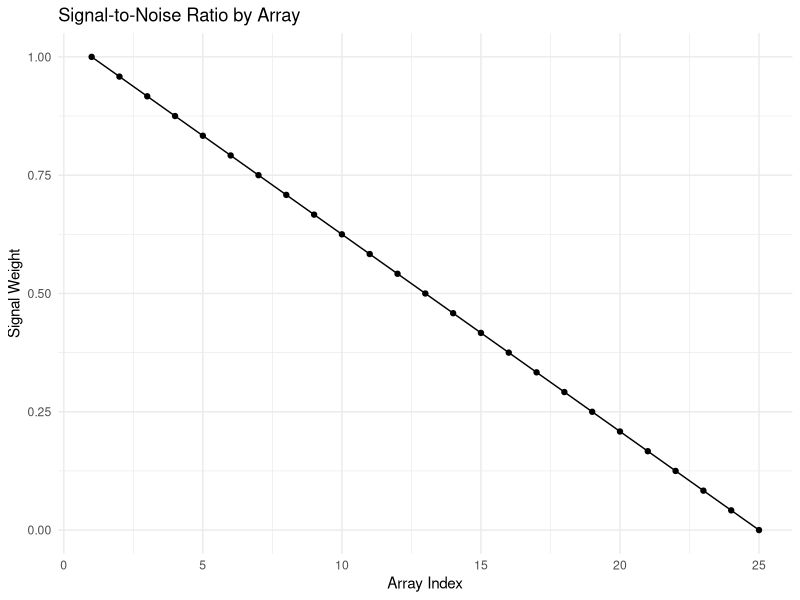
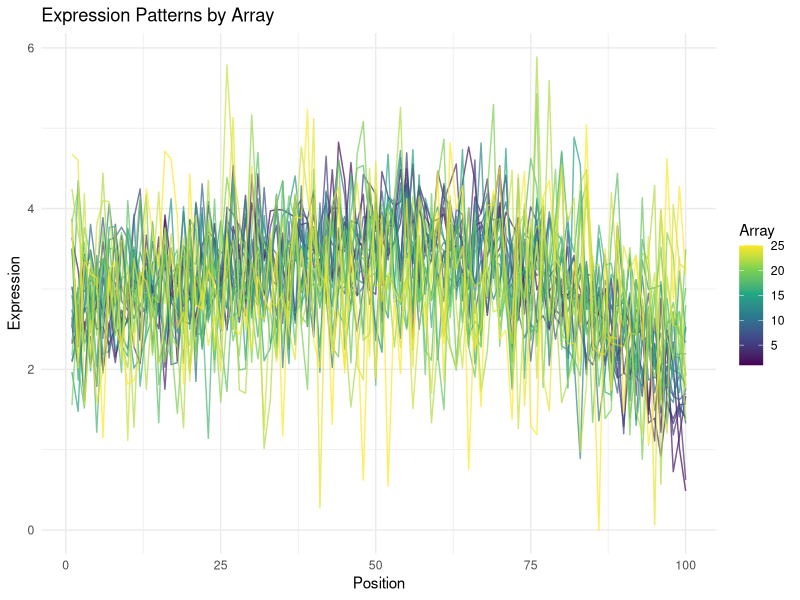
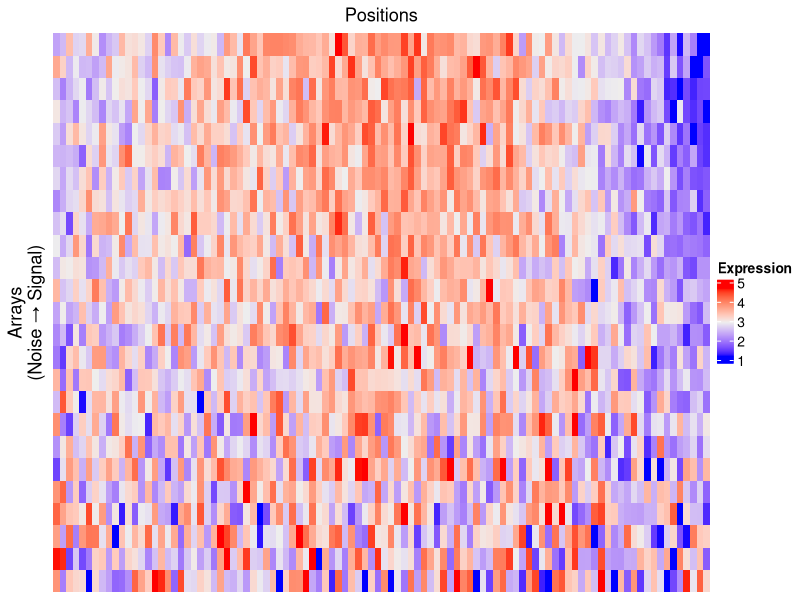

Write the R code that produced these figures, in order. (Note: this script raises an error after producing the figures.)
## ---- chunk 1
knitr::opts_chunk$set(echo = TRUE)
knitr::opts_knit$set(root.dir = '/home/gilberthan/Desktop/disk2/202409_tooth')
## ---- chunk 2
generate_simulation_data <- function(
    n_arrays = 25,  # total number of arrays
    n_positions = 100,
    base_expression = 3,
    signal_strength = 2,
    signal_noise_sd = 0.5,
    overdispersion = 4,
    noise_sd = 1,
    seed = 123
) {
    set.seed(seed)
    
    # Generate position vector
    x <- seq(0, 1, length.out = n_positions)
    
    # Create polynomial signal pattern
    true_signal <- base_expression +
        signal_strength * (-x^3 + 0.5*x^2 + 0.3*x)  # cubic polynomial
    
    # Ensure signal is positive
    true_signal <- true_signal - min(true_signal) + 1
    
    # Create empty matrix
    sim_data <- matrix(
        NA,
        nrow = n_arrays,
        ncol = n_positions,
        dimnames = list(
            paste0("Array", 1:n_arrays),
            paste0("Pos", 1:n_positions)
        )
    )
    
    # Create mixing weights from signal to noise
    mixing_weights <- seq(1, 0, length.out = n_arrays)
    
    # Generate arrays with gradually changing signal-to-noise ratio
    for(i in 1:n_arrays) {
        # Mix signal and noise based on weight
        weight <- mixing_weights[i]
        
        # Generate signal component
        signal_component <- true_signal + rnorm(n_positions, mean = 0, sd = signal_noise_sd)
        
        # Generate noise component
        noise_component <- rnorm(n_positions, mean = base_expression, sd = noise_sd)
        
        # Mix signal and noise
        mixed_signal <- weight * signal_component + (1 - weight) * noise_component
        
        # Ensure positivity
        sim_data[i, ] <- pmax(mixed_signal, 0)
    }
    
    return(list(
        data = sim_data,
        x = x,
        true_signal = true_signal,
        mixing_weights = mixing_weights
    ))
}

# Generate data
simuData <- generate_simulation_data(signal_strength =  8,signal_noise_sd = 0.5)

## ---- chunk 3

# Visualize the results
library(ggplot2)
library(tidyr)
library(dplyr)

# Create heatmap
library(ComplexHeatmap)
library(circlize)

# Define color scheme
col_fun <- colorRamp2(
    c(min(simuData$data), mean(simuData$data), max(simuData$data)),
    c("blue", "white", "red")
)

pdf("results/trajectory/20241210_conserved_model_validation/20241211_simudata2_heatmap.pdf")
# Create heatmap
Heatmap(simuData$data,
        cluster_rows = FALSE,
        cluster_columns = FALSE,
        name = "Expression",
        row_title = "Arrays\n(Noise → Signal)",
        column_title = "Positions",show_row_names = F,show_column_names = F)

dev.off()

## ---- chunk 4
# Plot signal-to-noise ratio
plot_data <- data.frame(
    Array = 1:length(simuData$mixing_weights),
    Weight = simuData$mixing_weights
)

ggplot(plot_data, aes(x = Array, y = Weight)) +
    geom_line() +
    geom_point() +
    theme_minimal() +
    labs(title = "Signal-to-Noise Ratio by Array",
         y = "Signal Weight",
         x = "Array Index")

# Plot individual arrays
plot_data_long <- as.data.frame(simuData$data) %>%
    mutate(Array = row_number()) %>%
    pivot_longer(cols = starts_with("Pos"),
                names_to = "Position",
                values_to = "Expression") %>%
    mutate(Position = as.numeric(gsub("Pos", "", Position)))

ggplot(plot_data_long, aes(x = Position, y = Expression, group = Array, color = Array)) +
    geom_line(alpha = 0.7) +
    scale_color_viridis_c() +
    theme_minimal() +
    labs(title = "Expression Patterns by Array",
         x = "Position",
         y = "Expression")

## ---- chunk 5
formDataset <- function(dataMat,y){
  x = rep(dataMat$x,25)
  y = dataMat$data %>%  t() %>% as.vector()
  i = rep(1:25,each=200)
  return(list(x,y,i))
}
inputDat2 <- formDataset(simuData$data,simuData$x)
fit2 <- bayesian_gam_regression_nb_shape(x = inputDat2[[1]],y = inputDat2[[2]],array_idx = inputDat2[[3]])

## ---- chunk 6
plot_results_brms(fit2)
## ---- chunk 7

simuData2 <- generate_simulation_data(signal_strength =  8,signal_noise_sd = 0.5,n_positions = 200)
inputDat3 <- formDataset(simuData2,simuData2$x)
fit3 <- bayesian_gam_regression_nb_shape(x = inputDat3[[1]],y = inputDat3[[2]],array_idx = inputDat3[[3]])
getwd()
p <- plot_results_brms(fit3)
ggsave(plot = p, "results/trajectory/20241210_conserved_model_validation/20241210_simu2_plotfit.pdf",width = 8,height = 3)
## ---- chunk 8
plot(inputDat3[[1]][1:200],inputDat3[[2]][1:200])
plot(inputDat3[[1]][1201:1300],inputDat3[[2]][1201:1300])
plot(inputDat3[[1]][1401:1500],inputDat3[[2]][1401:1500])
plot(inputDat3[[1]][2401:2500],inputDat3[[2]][2401:2500])
